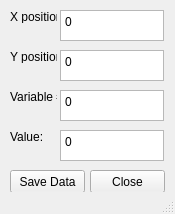
<?xml version="1.0" encoding="UTF-8"?>
<ui version="4.0">
 <class>EditorWindow</class>
 <widget class="QMainWindow" name="EditorWindow">
  <property name="geometry">
   <rect>
    <x>0</x>
    <y>0</y>
    <width>175</width>
    <height>214</height>
   </rect>
  </property>
  <property name="windowTitle">
   <string>Edit</string>
  </property>
  <widget class="QWidget" name="centralwidget">
   <widget class="QPushButton" name="SaveButton">
    <property name="geometry">
     <rect>
      <x>10</x>
      <y>170</y>
      <width>75</width>
      <height>23</height>
     </rect>
    </property>
    <property name="text">
     <string>Save Data</string>
    </property>
   </widget>
   <widget class="QPushButton" name="CloseButton">
    <property name="geometry">
     <rect>
      <x>90</x>
      <y>170</y>
      <width>75</width>
      <height>23</height>
     </rect>
    </property>
    <property name="text">
     <string>Close</string>
    </property>
   </widget>
   <widget class="QLabel" name="xPosLabel">
    <property name="geometry">
     <rect>
      <x>10</x>
      <y>10</y>
      <width>47</width>
      <height>13</height>
     </rect>
    </property>
    <property name="text">
     <string>X position:</string>
    </property>
   </widget>
   <widget class="QLabel" name="VarValLabel">
    <property name="geometry">
     <rect>
      <x>10</x>
      <y>130</y>
      <width>47</width>
      <height>13</height>
     </rect>
    </property>
    <property name="text">
     <string>Value:</string>
    </property>
   </widget>
   <widget class="QLabel" name="VarNumLabel">
    <property name="geometry">
     <rect>
      <x>10</x>
      <y>90</y>
      <width>47</width>
      <height>13</height>
     </rect>
    </property>
    <property name="text">
     <string>Variable #:</string>
    </property>
   </widget>
   <widget class="QLabel" name="yPosLabel">
    <property name="geometry">
     <rect>
      <x>10</x>
      <y>50</y>
      <width>47</width>
      <height>13</height>
     </rect>
    </property>
    <property name="text">
     <string>Y position:</string>
    </property>
   </widget>
   <widget class="QPlainTextEdit" name="xText">
    <property name="geometry">
     <rect>
      <x>60</x>
      <y>10</y>
      <width>104</width>
      <height>31</height>
     </rect>
    </property>
    <property name="plainText">
     <string>0</string>
    </property>
   </widget>
   <widget class="QPlainTextEdit" name="yText">
    <property name="geometry">
     <rect>
      <x>60</x>
      <y>50</y>
      <width>104</width>
      <height>31</height>
     </rect>
    </property>
    <property name="plainText">
     <string>0</string>
    </property>
   </widget>
   <widget class="QPlainTextEdit" name="variableText">
    <property name="geometry">
     <rect>
      <x>60</x>
      <y>90</y>
      <width>104</width>
      <height>31</height>
     </rect>
    </property>
    <property name="plainText">
     <string>0</string>
    </property>
   </widget>
   <widget class="QPlainTextEdit" name="valueText">
    <property name="geometry">
     <rect>
      <x>60</x>
      <y>130</y>
      <width>104</width>
      <height>31</height>
     </rect>
    </property>
    <property name="plainText">
     <string>0</string>
    </property>
   </widget>
  </widget>
  <widget class="QStatusBar" name="statusbar"/>
 </widget>
 <resources/>
 <connections/>
</ui>
